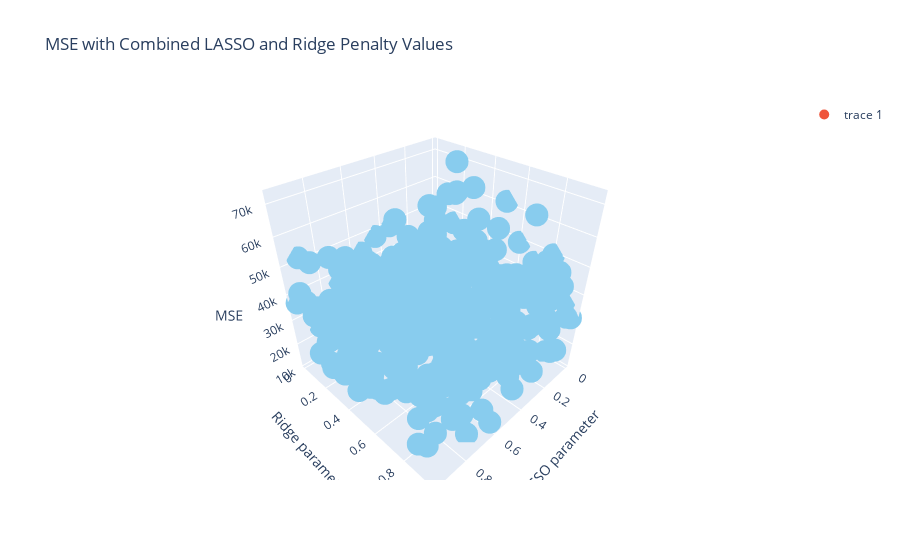
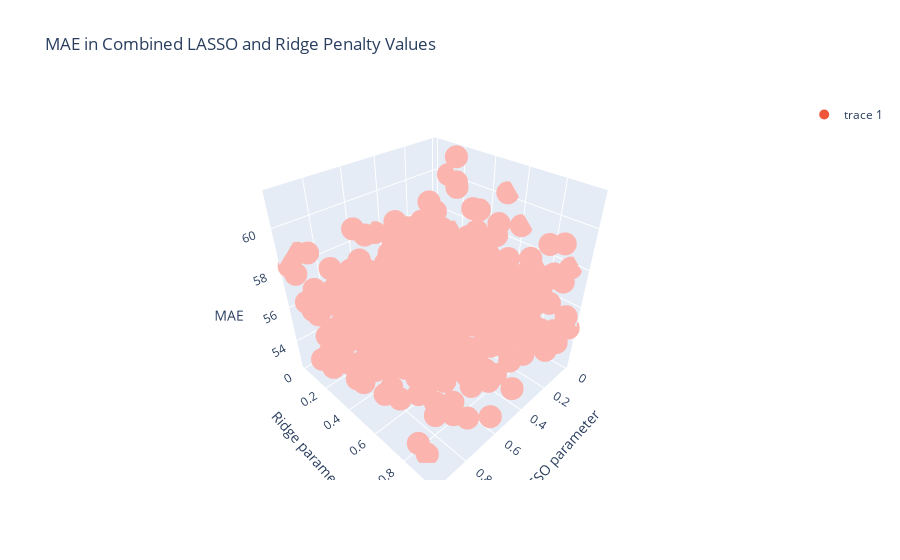

Notebook code cell kept with these figures, in order:
### Code cell
# Plotting 3 dimensional plot
figMSE = go.Figure(
    data=px.scatter_3d(
        graphdf,
        x="l1",
        y="l2",
        z="minMSE",
        opacity=1,
        labels={"l1": "LASSO parameter", "l2": "Ridge parameter", "minMSE": "MSE",},
        color_discrete_sequence=px.colors.qualitative.Safe,
        title="MSE with Combined LASSO and Ridge Penalty Values",
    )
)


minMSEpoint = graphdf.drop("minMAE", axis=1).min()
figMSE.add_trace(
    go.Scatter3d(
        x=[minMSEpoint["l1"]],
        y=[minMSEpoint["l2"]],
        z=[minMSEpoint["minMSE"]],
        mode="markers",
        marker_symbol="circle",
        marker_size=10,
    )
)
figMSE.show()


figMAE = go.Figure(
    data=px.scatter_3d(
        graphdf,
        x="l1",
        y="l2",
        z="minMAE",
        opacity=1,
        labels={"l1": "LASSO parameter", "l2": "Ridge parameter", "minMAE": "MAE",},
        color_discrete_sequence=px.colors.qualitative.Pastel1,
        title="MAE in Combined LASSO and Ridge Penalty Values",
    )
)


minMAEpoint = graphdf.drop("minMSE", axis=1).min()

figMAE.add_trace(
    go.Scatter3d(
        x=[minMAEpoint["l1"]],
        y=[minMAEpoint["l2"]],
        z=[minMAEpoint["minMAE"]],
        mode="markers",
        marker_symbol="circle",
        marker_size=10,
    )
)
figMAE.show()


figMSE.write_html("../data/3dMSE.html")
figMAE.write_html("../data/3dMAE.html")

### Figure 1 — Plotly figure (JSON) as saved in the notebook; plotly's stock layout.template omitted (floating-point values rounded to 4 significant figures; data arrays with more than 128 entries replaced by an {"elided": "..."} marker saying what was removed)
{"data": [{"hovertemplate": "LASSO parameter=%{x}<br>Ridge parameter=%{y}<br>MSE=%{z}<extra></extra>", "legendgroup": "", "marker": {"color": "rgb(136, 204, 238)", "opacity": 1, "symbol": "circle"}, "mode": "markers", "name": "", "scene": "scene", "showlegend": false, "type": "scatter3d", "x": {"elided": "400 float values"}, "y": {"elided": "400 float values"}, "z": {"elided": "400 float values"}}, {"marker": {"size": 10, "symbol": "circle"}, "mode": "markers", "type": "scatter3d", "x": [0.01], "y": [0.01], "z": [11590.0]}], "layout": {"legend": {"tracegroupgap": 0}, "scene": {"domain": {"x": [0, 1], "y": [0, 1]}, "xaxis": {"title": {"text": "LASSO parameter"}}, "yaxis": {"title": {"text": "Ridge parameter"}}, "zaxis": {"title": {"text": "MSE"}}}, "title": {"text": "MSE with Combined LASSO and Ridge Penalty Values"}}}

### Figure 2 — Plotly figure (JSON) as saved in the notebook; plotly's stock layout.template omitted (floating-point values rounded to 4 significant figures; data arrays with more than 128 entries replaced by an {"elided": "..."} marker saying what was removed)
{"data": [{"hovertemplate": "LASSO parameter=%{x}<br>Ridge parameter=%{y}<br>MAE=%{z}<extra></extra>", "legendgroup": "", "marker": {"color": "rgb(251,180,174)", "opacity": 1, "symbol": "circle"}, "mode": "markers", "name": "", "scene": "scene", "showlegend": false, "type": "scatter3d", "x": {"elided": "400 float values"}, "y": {"elided": "400 float values"}, "z": {"elided": "400 float values"}}, {"marker": {"size": 10, "symbol": "circle"}, "mode": "markers", "type": "scatter3d", "x": [0.01], "y": [0.01], "z": [52.59]}], "layout": {"legend": {"tracegroupgap": 0}, "scene": {"domain": {"x": [0, 1], "y": [0, 1]}, "xaxis": {"title": {"text": "LASSO parameter"}}, "yaxis": {"title": {"text": "Ridge parameter"}}, "zaxis": {"title": {"text": "MAE"}}}, "title": {"text": "MAE in Combined LASSO and Ridge Penalty Values"}}}
